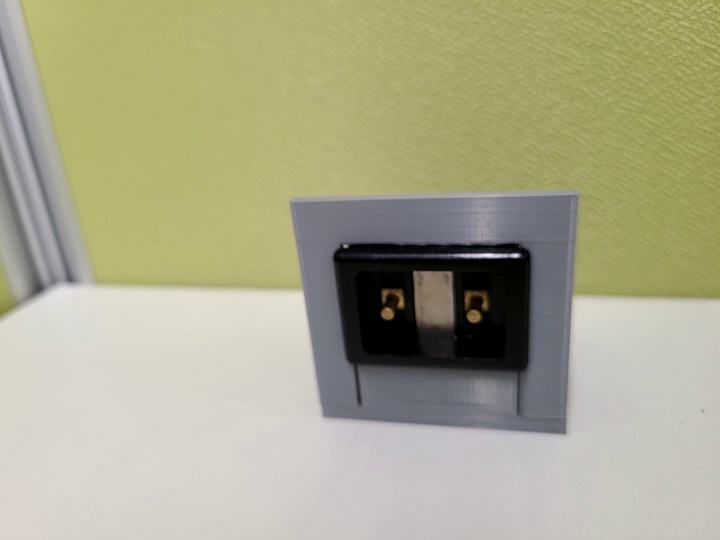
#> input picture models/outlet/outlet_004.jpg, 1440 x 1080 px (shown at 1/2 size); its folder holds only this picture in this run
$ python pre-processor.py
#> lines starting #> are read from the running program, lines starting #| are printed output that depends on the picture
from PIL import Image
import numpy as np
import os,glob

#class labels
labels = ["outlet"]


# directory
dataset_dir = "../models/dataset.npy" # pre-processed data
model_dir   = "../models/cnn_h5"      # learned model
# resizeing setting
resize_settings = (50,50)

# picture data
X_train = [] # learning
y_train = [] # larning label
X_test  = [] # test
y_test  = [] # testing label

for class_num, label in enumerate(labels):

    # the directory of picutres
    photos_dir = "../models/" + label

    # get the picture data
    files = glob.glob(photos_dir + "/*.jpg")

    #get a picture in order
    for i,file in enumerate(files):

        # read one of them
        image = Image.open(file)
#> image is the input picture: PIL image 1440x1080 RGB; mean R, G, B 170.5, 168.5, 140.6

        # convert it to rgb
        image = image.convert("RGB")

        # resize the image
        image = image.resize(resize_settings)
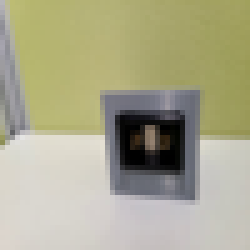
#> image: PIL image 50x50 RGB (shown 5 times larger); mean R, G, B 170.5, 168.5, 140.6

        # transform it to numeric array
        data  = np.asarray(image)

        # add a test data
        if i%4 ==0:
            X_test.append(data)
            y_test.append(class_num)

        # create differet angle of picture data
        else:
            # add 4 degree rotated data from -20 to 20 degree
            for angle in range(-25,20,5):
                # rotate it
                img_r = image.rotate(angle)
                #image to nemric array
                data  = np.asarray(img_r)
                # addition
                X_train.append(data)
                y_train.append(class_num)
                # flip the image
                img_trans = image.transpose(Image.FLIP_LEFT_RIGHT)
                data      = np.asarray(img_trans)
                X_train.append(data)
                y_train.append(class_num)


# transfom it to numpy array so that tensorflow can easily handle it
X_train = np.array(X_train)
X_test  = np.array(X_test)
y_train = np.array(y_train)
y_test  = np.array(y_test)


# save the pre-processed data
dataset = (X_train,X_test,y_train,y_test)
#> (the run stopped early here; a loop or call above may not have finished)

$ run again, on models/outlet/outlet_009.jpg
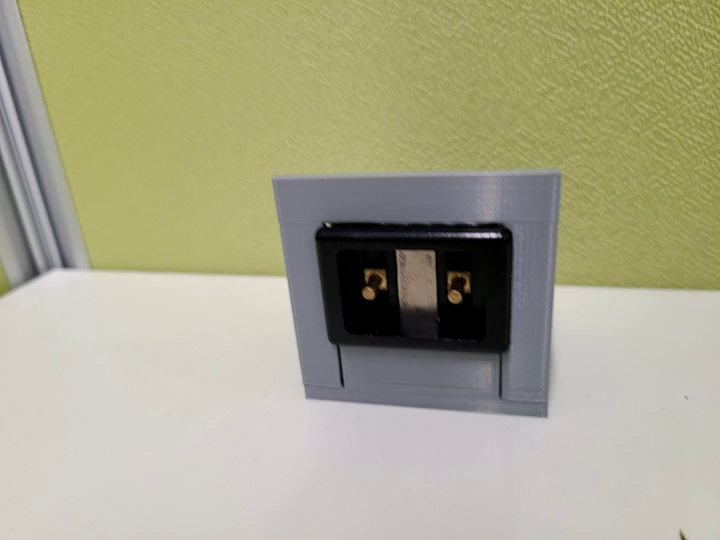
#> input picture models/outlet/outlet_009.jpg, 1440 x 1080 px (shown at 1/2 size)
#> image is the input picture: PIL image 1440x1080 RGB; mean R, G, B 168.1, 166.2, 139.6
#> `image = image.resize(resize_settings)`:
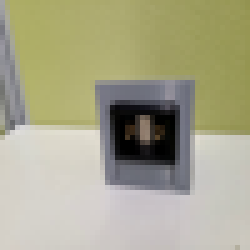
#> image: PIL image 50x50 RGB (shown 5 times larger); mean R, G, B 168.1, 166.2, 139.7
